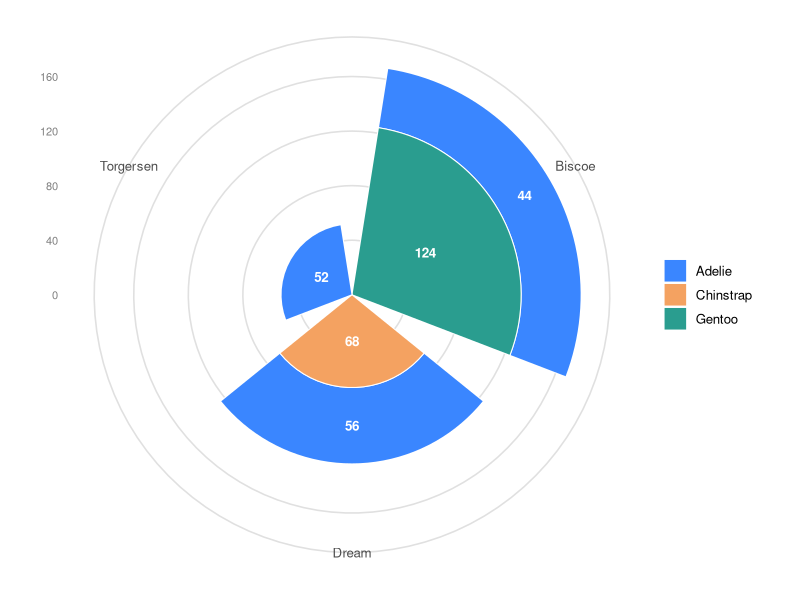
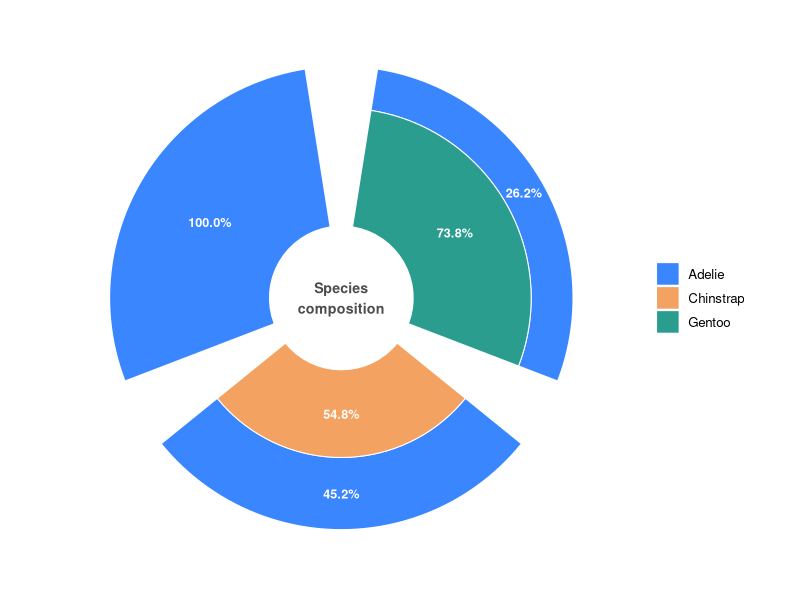
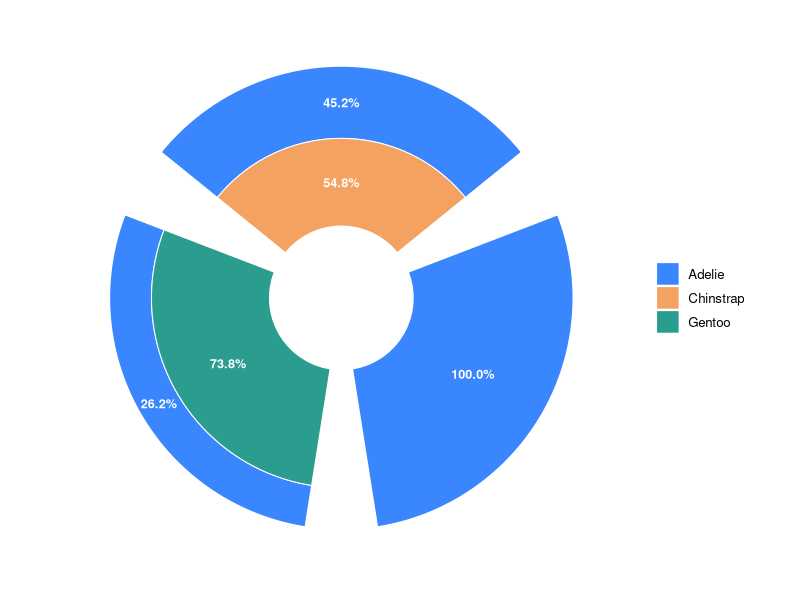

Recreate these plots in R, in order.
## ---- chunk 1
# Installing necessary packages
if (!requireNamespace("tidyverse", quietly = TRUE)) {
  install.packages("tidyverse")
}
if (!requireNamespace("palmerpenguins", quietly = TRUE)) {
  install.packages("palmerpenguins")
}

# Load packages
library(tidyverse)
library(palmerpenguins)
## ---- chunk 2
data("penguins")

island_species <- penguins |>
  count(island, species)

island_species
## ---- chunk 3
#| label: fig-1.1BasicRadialStacked
#| fig-cap: "基础径向堆积柱状图"
#| out.width: "85%"
#| warning: false
#| message: false
#| fig-width: 6.8
#| fig-height: 6.8

radial_colors <- c(Adelie = "#3a86ff", Chinstrap = "#f4a261", Gentoo = "#2a9d8f")

ggplot(island_species, aes(x = island, y = n, fill = species)) +
  geom_col(width = .85, colour = "white", linewidth = .35) +
  geom_text(aes(label = n), position = position_stack(vjust = .5),
            colour = "white", fontface = "bold", size = 3.4) +
  coord_polar(theta = "x") +
  scale_fill_manual(values = radial_colors) +
  labs(x = NULL, y = NULL, fill = NULL) +
  theme_minimal(base_size = 12) +
  theme(panel.grid.major.x = element_blank(),
        panel.grid.major.y = element_line(colour = "grey88"),
        axis.text.y = element_text(colour = "grey50", size = 8))
## ---- chunk 4
#| label: fig-1.2ProportionRadialStacked
#| fig-cap: "各岛屿的物种比例（环形中空）"
#| out.width: "85%"
#| warning: false
#| message: false
#| fig-width: 6.8
#| fig-height: 6.8

island_props <- island_species |>
  group_by(island) |>
  mutate(frac = n / sum(n)) |>
  ungroup()

ggplot(island_props, aes(x = island, y = frac, fill = species)) +
  geom_col(width = .85, colour = "white", linewidth = .35) +
  geom_text(aes(label = scales::percent(frac, accuracy = 0.1)),
            position = position_stack(vjust = .5),
            colour = "white", fontface = "bold", size = 3.2) +
  coord_polar(theta = "x") +
  scale_y_continuous(labels = scales::percent, limits = c(-0.45, 1)) +
  annotate("text", x = 1, y = -0.45, label = "Species\ncomposition",
           size = 3.6, colour = "grey30", fontface = "bold") +
  scale_fill_manual(values = radial_colors) +
  labs(x = NULL, y = NULL, fill = NULL) +
  theme_minimal(base_size = 12) +
  theme(panel.grid = element_blank(), axis.text = element_blank(),
        axis.title = element_blank())
## ---- chunk 5
#| label: fig-1.3SortedRadialStacked
#| fig-cap: "按 Gentoo 占比排序的扇区"
#| out.width: "85%"
#| warning: false
#| message: false
#| fig-width: 6.8
#| fig-height: 6.8

island_sorted <- island_props |>
  mutate(island = fct_reorder(island, frac * (species == "Gentoo"), .fun = sum))

ggplot(island_sorted, aes(x = island, y = frac, fill = species)) +
  geom_col(width = .85, colour = "white", linewidth = .35) +
  geom_text(aes(label = scales::percent(frac, accuracy = 0.1)),
            position = position_stack(vjust = .5),
            colour = "white", fontface = "bold", size = 3.2) +
  coord_polar(theta = "x", start = -pi / 3) +
  scale_y_continuous(labels = scales::percent, limits = c(-0.45, 1)) +
  scale_fill_manual(values = radial_colors) +
  labs(x = NULL, y = NULL, fill = NULL) +
  theme_minimal(base_size = 12) +
  theme(panel.grid = element_blank(), axis.text = element_blank(),
        axis.title = element_blank())
